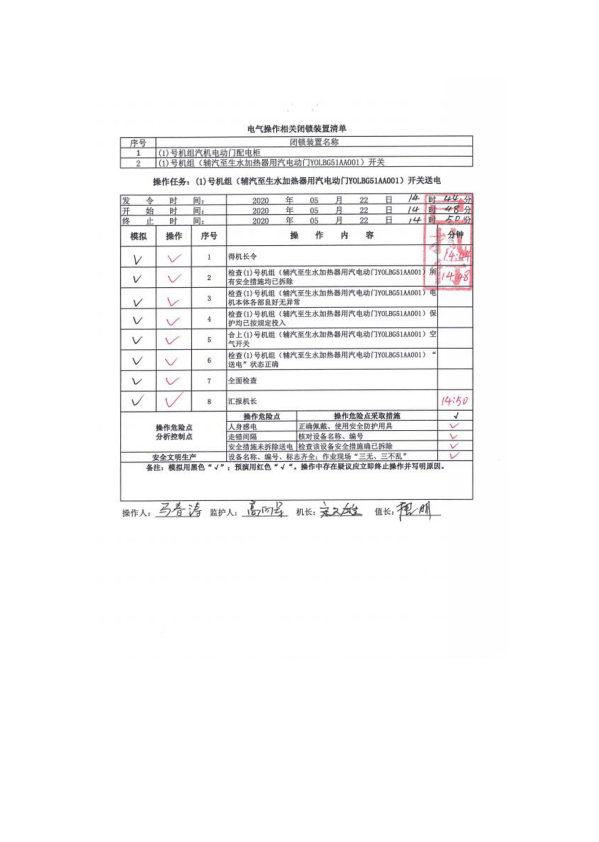
#> input picture data/操作票/2.png, 1198 x 1684 px (shown at 1/2 size)
$ python Picture.py
#> lines starting #> are read from the running program, lines starting #| are printed output that depends on the picture; after the words box and inside, x2 and y2 are one past the last pixel; in counts of white or black regions, pixels touching at a corner belong together
### extractTable.py
import cv2
import os
import numpy as np
from imutils.perspective import four_point_transform


def FindContours(img_path):
#> called with img_path = './data/操作票/2.png'
    src_img = cv2.imread(img_path)
#> src_img is the input picture: shape (1684, 1198, 3); mean B, G, R 247, 246.7, 247.1
    #二值化
    src_img0 = cv2.cvtColor(src_img, cv2.COLOR_BGR2GRAY)
    src_img0 = cv2.GaussianBlur(src_img0,(3,3),0)
    src_img1 = cv2.bitwise_not(src_img0)
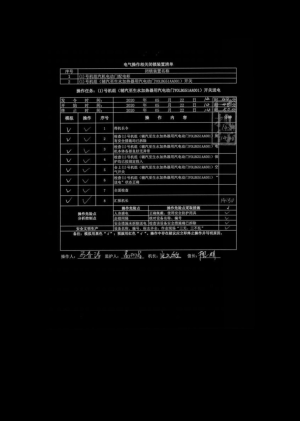
#> src_img1: shape (1684, 1198) (shown at 1/4 size); min 0, max 203, mean 8.1
    AdaptiveThreshold = cv2.adaptiveThreshold(src_img1, 255, cv2.ADAPTIVE_THRESH_GAUSSIAN_C, cv2.THRESH_BINARY, 15, -2)
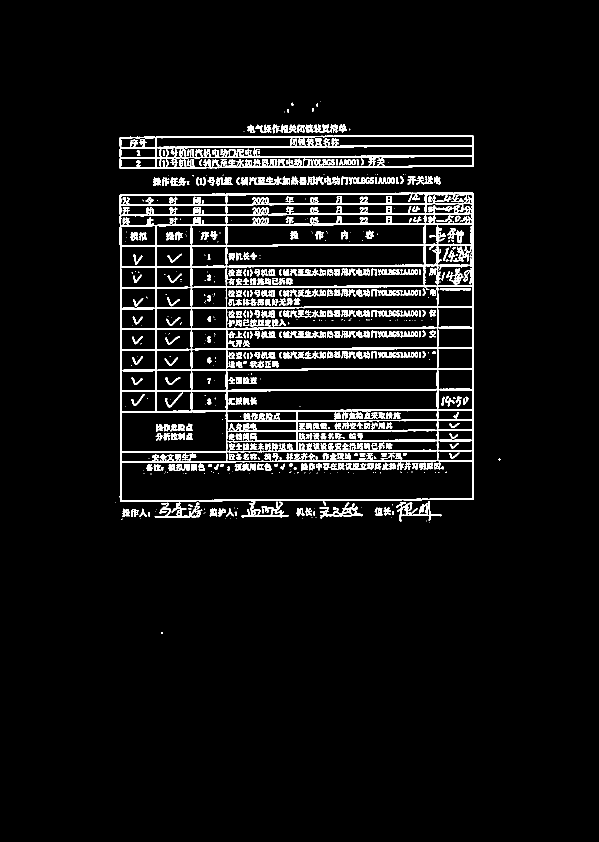
#> AdaptiveThreshold: shape (1684, 1198) (shown at 1/2 size); 6.2% white; 687 white regions (246 under 20 px), largest, box (x1, y1, x2, y2) and area: (239, 385, 948, 1035) 58106, (239, 270, 947, 338) 13092, (792, 1002, 883, 1044) 984

    horizontal = AdaptiveThreshold.copy()
    vertical = AdaptiveThreshold.copy()
    scale = 20

    horizontalSize = int(horizontal.shape[1]/scale)
    horizontalStructure = cv2.getStructuringElement(cv2.MORPH_RECT, (horizontalSize, 1))
    horizontal = cv2.erode(horizontal, horizontalStructure)
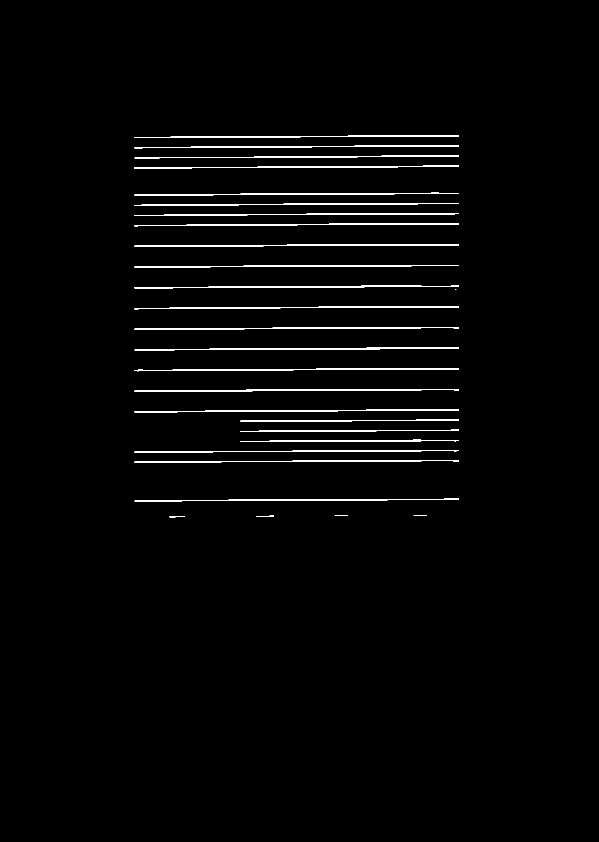
#> horizontal: shape (1684, 1198) (shown at 1/2 size); 1.8% white; 28 white regions (1 under 20 px), largest, box (x1, y1, x2, y2) and area: (269, 695, 918, 701) 1872, (269, 778, 918, 784) 1824, (269, 488, 918, 494) 1801
    horizontal = cv2.dilate(horizontal, horizontalStructure)
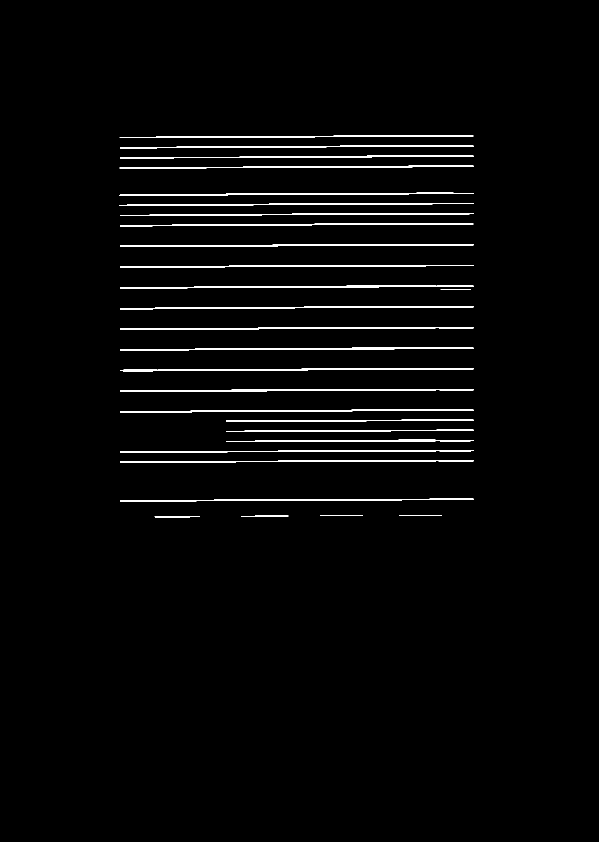
#> horizontal: shape (1684, 1198) (shown at 1/2 size); 2.3% white; 28 white regions, largest, box (x1, y1, x2, y2) and area: (240, 778, 947, 784) 2230, (240, 695, 947, 701) 2220, (239, 385, 947, 392) 2180
    row_locations = []
    # TODO
    #这样遍历会有点慢?
    for row in range(len(horizontal)):
        for col in range(len(horizontal[row])):
            if horizontal[row][col]!=0:
                print("r{},c{}".format(row,col))
                row_locations.append(row)
                break
#> this loop made 1684 passes
#| r270,c863
#| r271,c667
#| r272,c459
#| r273,c312
#| r274,c240
#> (further printed lines are left out)
#> after the loop, row_locations = 145 values from 270 to 1034
    print(row_locations)
#> (printed output is left out)

    cv2.imshow("horizontal", horizontal)
    cv2.waitKey(10)

    verticalsize = int(vertical.shape[1]/scale)
    verticalStructure = cv2.getStructuringElement(cv2.MORPH_RECT, (1, verticalsize))
    vertical = cv2.erode(vertical, verticalStructure, (-1, -1))
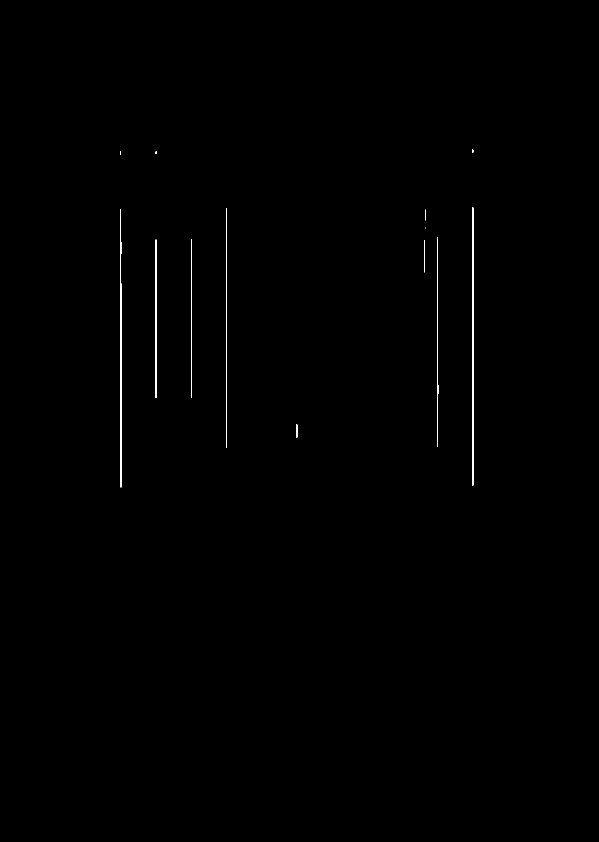
#> vertical: shape (1684, 1198) (shown at 1/2 size); 0.33% white; 13 white regions (4 under 20 px), largest, box (x1, y1, x2, y2) and area: (944, 414, 947, 971) 1670, (240, 418, 243, 975) 1545, (452, 416, 454, 896) 960
    vertical = cv2.dilate(vertical, verticalStructure, (-1, -1))
#> vertical: shape (1684, 1198); 0.42% white; 11 white regions, largest, box (x1, y1, x2, y2) and area: (944, 385, 947, 1000) 1844, (240, 389, 243, 1004) 1777, (452, 387, 454, 925) 1076
    cv2.imshow("verticalsize", vertical)
    cv2.waitKey(10)

    mask = horizontal + vertical
#> (the rest of the program and of its run is left out)
